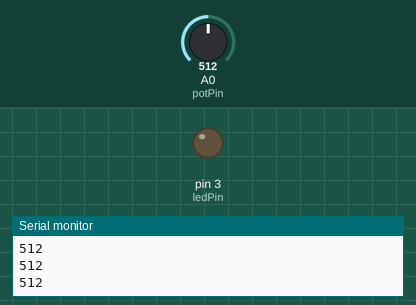
This sketch was run on a simulated Arduino Uno, built with avr-gcc and run on an emulated ATmega328P. Parts: output pins drawn as LEDs (lit = HIGH), the last lines printed to the serial monitor. Inputs (shaded band) come from the test bench; at power-on: A0 (potPin) = 512.

Above: at 1.2 s.
1.3 s: A0 (potPin) set to 498
At 2.0 s:
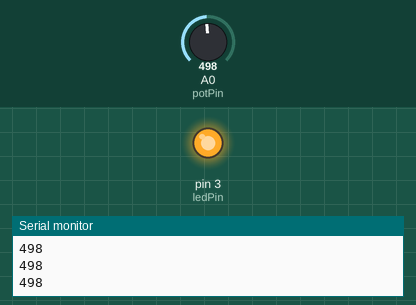
2.8 s: A0 (potPin) set to 522
At 3.3 s:
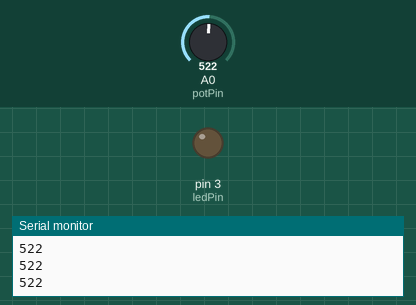
4.3 s: A0 (potPin) set to 511
At 5.3 s:
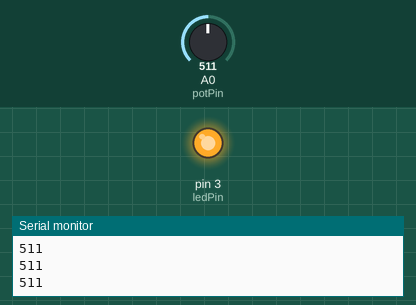
Timing chart, 0 to 7.3 s (numbered marks = the images above; inputs shaded):
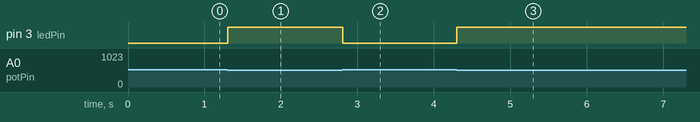

The sketch:

practice-5.ino
```cpp
const int potPin = A0;
const int ledPin = 3;

void setup() {
  pinMode(ledPin, OUTPUT);
  Serial.begin(9600);
}

void loop() {
  int sensorValue = analogRead(potPin);
  Serial.println(sensorValue);

  if (sensorValue >= 512) {
    digitalWrite(ledPin, LOW);
  } else {
    digitalWrite(ledPin, HIGH);
  }
  delay(10);
}
```

Measured:
- the behaviour switches between 512 and 511 on A0 (potPin) (found by bisection; images 0 and 1)
- after the input at 1.3 s, pin 3 (ledPin): LOW → HIGH at once
- after the input at 2.8 s, pin 3 (ledPin): HIGH → LOW at once
- after the input at 4.3 s, pin 3 (ledPin): LOW → HIGH at once
